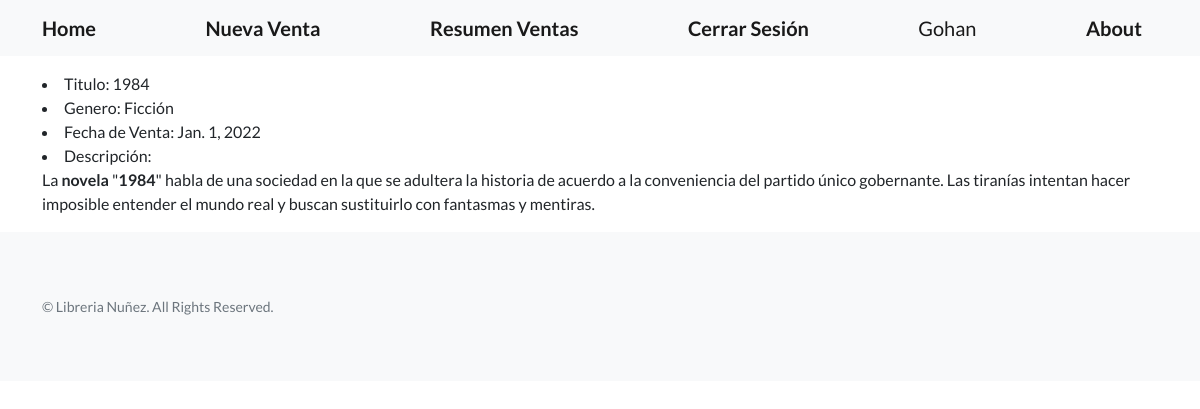
Page /ver-venta/2 (signed in) on the committed database.
### home/models.py (models this page shows, shortened)
class Libreria(models.Model):
    titulo = models.CharField(max_length=30)
    genero = models.CharField(max_length=30)
    mes_venta = models.DateField()
    descripcion = RichTextField(null=True)

### home/views.py (the view)
# urls.py: path('ver-venta/<int:pk>', views.VerVenta.as_view(), name="ver_venta"),
class VerVenta(DetailView):
    model = Libreria
    template_name = 'home/ver_venta_cbv.html'

### home/templates/home/ver_venta_cbv.html (shortened to what this page needs)
{% extends 'home/base.html' %}
{% block mi_contenido  %}
<p>
    <li> Titulo: {{libreria.titulo}} </li>
    <li> Genero: {{libreria.genero}} </li>
    <li> Fecha de Venta: {{libreria.mes_venta}} </li>
    <li> Descripción: {{libreria.descripcion | safe}} </li>
</p>
{% endblock mi_contenido  %}

### home/templates/home/base.html (shortened to what this page needs)
<!DOCTYPE html>
<html lang="en">
    <head>
        {% load static %}
        <link href={% static 'css/styles.css' %} rel="stylesheet" />
    </head>
    <body>
        <nav class="navbar navbar-light bg-light static-top">
            <div class="container">
                <a class="navbar-brand" href={% url 'index' %}><B>Home</B></a>
                <a class="navbar-brand" href={% url 'nueva_venta' %}><B>Nueva Venta</B></a>
                <a class="navbar-brand" href={% url 'resumen_ventas' %}><B>Resumen Ventas</B></a>
                {% if request.user.is_authenticated %}
                    <a class="navbar-brand" href={% url 'logout' %}><B>Cerrar Sesión</B></a>
                    <a class="navbar-brand" href={% url 'perfil' %}>{{request.user.username}}</a>
                                    {% else %}
                    <a class="navbar-brand" href={% url 'login' %}><B>Iniciar Sesión</B></a>
                    <a class="navbar-brand" href={% url 'registrar' %}><B>Nuevo Usuario</B></a>
                {% endif %}
                <a class="navbar-brand" href={% url 'about' %}><B>About</B></a>
            </div>
        </nav>
        <div class="container">
        {% block mi_contenido  %}
        {% endblock mi_contenido %}
        </div>
        <footer class="footer bg-light">
            <div class="container">
                <div class="row">
                        <p class="text-muted small mb-4 mb-lg-0">&copy; Libreria Nuñez. All Rights Reserved.</p>
                </div>
            </div>
        </footer>
    </body>
</html>

### rows in the picture
Libreria: titulo "1984", genero "Ficción", mes_venta "Jan. 1, 2022", descripcion "La novela \" 1984 \" habla de una sociedad en la que se adultera la historia de acuerdo a la conveniencia del partido único gobernante. Las tiranías intentan hacer imposible entender el mundo real y buscan sustituirlo con fantasmas y mentiras."

### other values in the picture
{{ request.user.username }} "Gohan"
